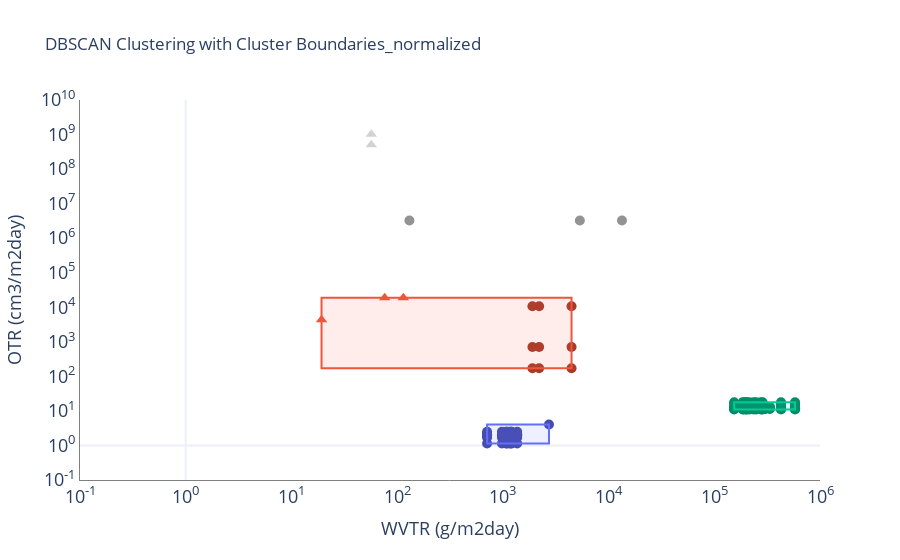

Notebook cell for this chart:
### Code cell
import numpy as np
import pandas as pd
from sklearn.cluster import DBSCAN
from sklearn.preprocessing import StandardScaler
import plotly.express as px
import plotly.graph_objects as go
import plotly.offline

# -----------------------------
# 1. Prepare Data & Features
# -----------------------------
# (Assuming dtr is your original DataFrame with the columns used below.)
features = dtr[['log_OTR_Updated_Num', 'log_WVTR_Updated_Num']].dropna().values

if features.shape[0] == 0:
    raise ValueError("No valid data points available for clustering after removing NaNs.")

use_normalization = True
if use_normalization:
    scaler = StandardScaler()
    normalized_features = scaler.fit_transform(features)
else:
    normalized_features = features

# -----------------------------
# 2. Apply DBSCAN Clustering
# -----------------------------
eps = 1.17
min_samples = 4
dbscan = DBSCAN(eps=eps, min_samples=min_samples)
labels = dbscan.fit_predict(normalized_features)

# -----------------------------
# 3. Add Cluster Labels to DataFrame
# -----------------------------
# We assume that dtr rows align with the features used.
d_clean = dtr.dropna(subset=['log_OTR_Updated_Num', 'log_WVTR_Updated_Num']).copy()
d_clean['Cluster'] = labels

# (Optional) Build a mapping from cluster to a representative Base Material.
cluster_base_material_map = (
    d_clean[d_clean['Cluster'] != -1]
    .groupby('Cluster')['Base Material']
    .apply(lambda x: x.mode()[0] if not x.mode().empty else f"Cluster {x.name}")
    .to_dict()
)

# -----------------------------
# 4. Define Helper to Darken Colors
# -----------------------------
def darken_color(hex_color, factor=0.7):
    """Convert hex color to a darkened RGBA string."""
    hex_color = hex_color.lstrip('#')
    r = int(hex_color[0:2], 16)
    g = int(hex_color[2:4], 16)
    b = int(hex_color[4:6], 16)
    r = int(r * factor)
    g = int(g * factor)
    b = int(b * factor)
    return f"rgba({r}, {g}, {b}, 1)"

# -----------------------------
# 5. Assign Colors to Clusters
# -----------------------------
# Use Plotly's qualitative palette for non-noise clusters.
color_palette = px.colors.qualitative.Plotly  
non_noise_clusters = sorted(cluster_base_material_map.keys())
cluster_colors = {cluster: color_palette[i % len(color_palette)] 
                  for i, cluster in enumerate(non_noise_clusters)}
# For noise (cluster -1) assign gray.
cluster_colors[-1] = "#d3d3d3"

# -----------------------------
# 6. Build the Plotly Figure with All Legend Items
# -----------------------------
fig = go.Figure()
unique_clusters = np.unique(labels)

# For each cluster, we separate points by the value in the "Material" column.
# We define three groups:
#   - Sustainable: material equals 'sustainable'
#   - Conventional: material equals 'conventional'
#   - Other: any value besides those two.
for cluster_label in unique_clusters:
    cluster_data = d_clean[d_clean['Cluster'] == cluster_label]
    cluster_size = len(cluster_data)
    # Build a name prefix for the legend
    if cluster_label == -1:
        cluster_name_prefix = "Noise"
    else:
        # Optionally, you can include the Base Material name in the legend label.
        base_mat = cluster_base_material_map.get(cluster_label, "")
        cluster_name_prefix = f"Cluster {cluster_label} ({base_mat})"
        
    base_color = cluster_colors.get(cluster_label, "#000000")
    
    # Define masks (using case-insensitive comparisons)
    material_lower = cluster_data['Material'].str.lower()
    mask_sust = material_lower == 'sustainable'
    mask_conv = material_lower == 'conventional'
    mask_other = ~(mask_sust | mask_conv)
    
    # --- Sustainable Points (use darkened color and circle marker) ---
    sust_data = cluster_data[mask_sust]
    if not sust_data.empty:
        fig.add_trace(go.Scatter(
            x=sust_data['log_WVTR_Updated_Num'],
            y=sust_data['log_OTR_Updated_Num'],
            mode='markers',
            name=f"{cluster_name_prefix} (Sustainable, {len(sust_data)} pts)",
            showlegend=True,
            marker=dict(
                size=10,
                color=darken_color(base_color, factor=0.7),
                symbol='circle'
            ),
            hovertemplate=(
                "Base Material: %{text}<br>" +
                "Type: %{customdata[0]}<br>" +
                "Secondary Material: %{customdata[1]}<br>" +
                "log(WVTR): %{x}<br>" +
                "log(OTR): %{y}"
            ),
            text=sust_data['Base Material'],
            customdata=sust_data[['Type', 'Secondary Material']].values
        ))
    
    # --- Conventional Points (use base color and triangle-up marker) ---
    conv_data = cluster_data[mask_conv]
    if not conv_data.empty:
        fig.add_trace(go.Scatter(
            x=conv_data['log_WVTR_Updated_Num'],
            y=conv_data['log_OTR_Updated_Num'],
            mode='markers',
            name=f"{cluster_name_prefix} (Conventional, {len(conv_data)} pts)",
            showlegend=True,
            marker=dict(
                size=10,
                color=base_color,
                symbol='triangle-up'
            ),
            hovertemplate=(
                "Base Material: %{text}<br>" +
                "Type: %{customdata[0]}<br>" +
                "Secondary Material: %{customdata[1]}<br>" +
                "log(WVTR): %{x}<br>" +
                "log(OTR): %{y}"
            ),
            text=conv_data['Base Material'],
            customdata=conv_data[['Type', 'Secondary Material']].values
        ))
    
    # --- Other Points (use base color and circle marker) ---
    other_data = cluster_data[mask_other]
    if not other_data.empty:
        fig.add_trace(go.Scatter(
            x=other_data['log_WVTR_Updated_Num'],
            y=other_data['log_OTR_Updated_Num'],
            mode='markers',
            name=f"{cluster_name_prefix} (Other, {len(other_data)} pts)",
            showlegend=True,
            marker=dict(
                size=10,
                color=base_color,
                symbol='circle'
            ),
            hovertemplate=(
                "Base Material: %{text}<br>" +
                "Type: %{customdata[0]}<br>" +
                "Secondary Material: %{customdata[1]}<br>" +
                "log(WVTR): %{x}<br>" +
                "log(OTR): %{y}"
            ),
            text=other_data['Base Material'],
            customdata=other_data[['Type', 'Secondary Material']].values
        ))

# -----------------------------
# 7. Add Bounding Boxes for Each Cluster
# -----------------------------
# Compute bounding boxes in the normalized space and then inverse-transform to the original log domain.
if use_normalization:
    for cluster_label in unique_clusters:
        if cluster_label == -1:
            continue  # Skip noise
        cluster_indices = np.where(labels == cluster_label)[0]
        if len(cluster_indices) == 0:
            continue
        cluster_points_norm = normalized_features[cluster_indices, :]  # shape (k, 2)
        cluster_points_orig = scaler.inverse_transform(cluster_points_norm)
        # Note: columns: [log_OTR_Updated_Num, log_WVTR_Updated_Num]
        x_min = cluster_points_orig[:, 1].min()
        x_max = cluster_points_orig[:, 1].max()
        y_min = cluster_points_orig[:, 0].min()
        y_max = cluster_points_orig[:, 0].max()
        
        col = cluster_colors.get(cluster_label, "#000000")
        if col.startswith("#"):
            r, g, b = [int(col.lstrip("#")[i:i+2], 16) for i in (0, 2, 4)]
            fill_color = f"rgba({r}, {g}, {b}, 0.1)"
        else:
            fill_color = col
        
        fig.add_shape(
            type="rect",
            x0=x_min, x1=x_max,
            y0=y_min, y1=y_max,
            line=dict(color=col, width=2),
            fillcolor=fill_color
        )
else:
    for cluster_label in unique_clusters:
        if cluster_label == -1:
            continue
        cluster_data = d_clean[d_clean['Cluster'] == cluster_label]
        if len(cluster_data) == 0:
            continue
        col = cluster_colors.get(cluster_label, "#000000")
        if col.startswith("#"):
            r, g, b = [int(col.lstrip("#")[i:i+2], 16) for i in (0, 2, 4)]
            fill_color = f"rgba({r}, {g}, {b}, 0.1)"
        else:
            fill_color = col
        
        x_min = cluster_data['log_WVTR_Updated_Num'].min()
        x_max = cluster_data['log_WVTR_Updated_Num'].max()
        y_min = cluster_data['log_OTR_Updated_Num'].min()
        y_max = cluster_data['log_OTR_Updated_Num'].max()
        
        fig.add_shape(
            type="rect",
            x0=x_min, x1=x_max,
            y0=y_min, y1=y_max,
            line=dict(color=col, width=2),
            fillcolor=fill_color
        )

# -----------------------------
# 8. Update Axes with Exponential Tick Labels
# -----------------------------
lowest_exponent = -1
x_min_int = int(np.floor(d_clean['log_WVTR_Updated_Num'].min()))
x_max_int = int(np.ceil(d_clean['log_WVTR_Updated_Num'].max()))
x_min_int = min(0, x_min_int)

y_min_int = int(np.floor(d_clean['log_OTR_Updated_Num'].min()))
y_max_int = int(np.ceil(d_clean['log_OTR_Updated_Num'].max()))
y_min_int = min(0, y_min_int)

tick_vals_x = np.arange(lowest_exponent, x_max_int + 1)
tick_vals_y = np.arange(lowest_exponent, y_max_int + 1)
tick_text_x = [f"10<sup>{val}</sup>" for val in tick_vals_x]
tick_text_y = [f"10<sup>{val}</sup>" for val in tick_vals_y]

fig.update_xaxes(
    title="WVTR (g/m2day)",
    tickvals=tick_vals_x,
    ticktext=tick_text_x,
    range=[lowest_exponent, x_max_int],
    gridcolor='white',
    linecolor='grey',
    title_font=dict(size=18),   # Increase the x-axis title font size
    tickfont=dict(size=18)        # Increase the x-axis tick label font size


)
fig.update_yaxes(
    title="OTR (cm3/m2day)",
    tickvals=tick_vals_y,
    ticktext=tick_text_y,
    range=[lowest_exponent, y_max_int],
    gridcolor='white',
    linecolor='grey',
    title_font=dict(size=18),   # Increase the x-axis title font size
    tickfont=dict(size=18)        # Increase the x-axis tick label font size

)

# -----------------------------
# 9. Final Layout and Export
# -----------------------------
file_suffix = "normalized" if use_normalization else "unnormalized"
fig.update_layout(
    title=f"DBSCAN Clustering with Cluster Boundaries_{file_suffix}",
    template="plotly_white"
)

# Disable the legend bar before exporting
fig.update_layout(showlegend=False)

fig.show()
plotly.offline.plot(fig, filename=f'DBSCAN_cluster_OP_vs_WVP_{file_suffix}_no_legend.html', auto_open=False)

### Figure 1 — Plotly figure (JSON) as saved in the notebook; plotly's stock layout.template omitted (floating-point values rounded to 4 significant figures; data arrays with more than 128 entries replaced by an {"elided": "..."} marker saying what was removed)
{"data": [{"customdata": [["individual", "None"], ["individual", "None"], ["individual", "None"]], "hovertemplate": "Base Material: %{text}<br>Type: %{customdata[0]}<br>Secondary Material: %{customdata[1]}<br>log(WVTR): %{x}<br>log(OTR): %{y}", "marker": {"color": "rgba(147, 147, 147, 1)", "size": 10, "symbol": "circle"}, "mode": "markers", "name": "Noise (Sustainable, 3 pts)", "showlegend": true, "text": ["chitosan", "chitosan", "chitosan"], "type": "scatter", "x": [3.728, 2.116, 4.127], "y": [6.511, 6.511, 6.511]}, {"customdata": [["individual", "None"], ["individual", "None"]], "hovertemplate": "Base Material: %{text}<br>Type: %{customdata[0]}<br>Secondary Material: %{customdata[1]}<br>log(WVTR): %{x}<br>log(OTR): %{y}", "marker": {"color": "#d3d3d3", "size": 10, "symbol": "triangle-up"}, "mode": "markers", "name": "Noise (Conventional, 2 pts)", "showlegend": true, "text": ["polypropylene", "polypropylene"], "type": "scatter", "x": [1.755, 1.755], "y": [8.705, 9.006]}, {"customdata": [["individual", "None"], ["nanocomposite", "montmorillonite"], ["nanocomposite", "montmorillonite"], ["nanocomposite", "montmorillonite"], ["nanocomposite", "montmorillonite"], ["nanocomposite", "montmorillonite"], ["nanocomposite", "montmorillonite"], ["nanocomposite", "montmorillonite"], ["nanocomposite", "montmorillonite"], ["nanocomposite", "montmorillonite"], ["nanocomposite", "montmorillonite"], ["nanocomposite", "montmorillonite"], ["nanocomposite", "montmorillonite"], ["nanocomposite", "montmorillonite"], ["nanocomposite", "montmorillonite"], ["nanocomposite", "montmorillonite"], ["nanocomposite", "montmorillonite"], ["nanocomposite", "montmorillonite"], ["nanocomposite", "montmorillonite"], ["nanocomposite", "montmorillonite"], ["nanocomposite", "montmorillonite"], ["nanocomposite", "montmorillonite"], ["nanocomposite", "montmorillonite"], ["nanocomposite", "montmorillonite"], ["nanocomposite", "montmorillonite"], ["nanocomposite", "montmorillonite"], ["nanocomposite", "montmorillonite"], ["nanocomposite", "montmorillonite"], ["nanocomposite", "montmorillonite"], ["nanocomposite", "montmorillonite"], ["nanocomposite", "montmorillonite"], ["nanocomposite", "montmorillonite"], ["nanocomposite", "montmorillonite"], ["nanocomposite", "montmorillonite"], ["nanocomposite", "montmorillonite"], ["nanocomposite", "montmorillonite"], ["nanocomposite", "montmorillonite"], ["nanocomposite", "montmorillonite"], ["nanocomposite", "montmorillonite"], ["nanocomposite", "montmorillonite"], ["nanocomposite", "montmorillonite"], ["nanocomposite", "montmorillonite"], ["nanocomposite", "montmorillonite"], ["nanocomposite", "montmorillonite"], ["nanocomposite", "montmorillonite"], ["nanocomposite", "montmorillonite"], ["nanocomposite", "montmorillonite"], ["nanocomposite", "montmorillonite"], ["nanocomposite", "montmorillonite"], ["nanocomposite", "montmorillonite"], ["nanocomposite", "montmorillonite"], ["nanocomposite", "montmorillonite"], ["nanocomposite", "montmorillonite"], ["nanocomposite", "montmorillonite"], ["nanocomposite", "montmorillonite"], ["nanocomposite", "montmorillonite"], ["nanocomposite", "montmorillonite"]], "hovertemplate": "Base Material: %{text}<br>Type: %{customdata[0]}<br>Secondary Material: %{customdata[1]}<br>log(WVTR): %{x}<br>log(OTR): %{y}", "marker": {"color": "rgba(69, 77, 175, 1)", "size": 10, "symbol": "circle"}, "mode": "markers", "name": "Cluster 0 (fish gelatin) (Sustainable, 57 pts)", "showlegend": true, "text": ["fish gelatin", "fish gelatin", "fish gelatin", "fish gelatin", "fish gelatin", "fish gelatin", "fish gelatin", "fish gelatin", "fish gelatin", "fish gelatin", "fish gelatin", "fish gelatin", "fish gelatin", "fish gelatin", "fish gelatin", "fish gelatin", "fish gelatin", "fish gelatin", "fish gelatin", "fish gelatin", "fish gelatin", "fish gelatin", "fish gelatin", "fish gelatin", "fish gelatin", "fish gelatin", "fish gelatin", "fish gelatin", "fish gelatin", "fish gelatin", "fish gelatin", "fish gelatin", "fish gelatin", "fish gelatin", "fish gelatin", "fish gelatin", "fish gelatin", "fish gelatin", "fish gelatin", "fish gelatin", "fish gelatin", "fish gelatin", "fish gelatin", "fish gelatin", "fish gelatin", "fish gelatin", "fish gelatin", "fish gelatin", "fish gelatin", "fish gelatin", "fish gelatin", "fish gelatin", "fish gelatin", "fish gelatin", "fish gelatin", "fish gelatin", "fish gelatin"], "type": "scatter", "x": [3.436, 2.851, 2.991, 3.079, 3.135, 3.036, 3.032, 3.06, 3.082, 2.851, 2.991, 3.079, 3.135, 3.036, 3.032, 3.06, 3.082, 2.851, 2.991, 3.079, 3.135, 3.036, 3.032, 3.06, 3.082, 2.851, 2.991, 3.079, 3.135, 3.036, 3.032, 3.06, 3.082, 2.851, 2.991, 3.079, 3.135, 3.036, 3.032, 3.06, 3.082, 2.851, 2.991, 3.079, 3.135, 3.036, 3.032, 3.06, 3.082, 2.851, 2.991, 3.079, 3.135, 3.036, 3.032, 3.06, 3.082], "y": [0.6051, 0.05843, 0.05843, 0.05843, 0.05843, 0.05843, 0.05843, 0.05843, 0.05843, 0.2931, 0.2931, 0.2931, 0.2931, 0.2931, 0.2931, 0.2931, 0.2931, 0.2338, 0.2338, 0.2338, 0.2338, 0.2338, 0.2338, 0.2338, 0.2338, 0.3308, 0.3308, 0.3308, 0.3308, 0.3308, 0.3308, 0.3308, 0.3308, 0.2785, 0.2785, 0.2785, 0.2785, 0.2785, 0.2785, 0.2785, 0.2785, 0.3945, 0.3945, 0.3945, 0.3945, 0.3945, 0.3945, 0.3945, 0.3945, 0.3166, 0.3166, 0.3166, 0.3166, 0.3166, 0.3166, 0.3166, 0.3166]}, {"customdata": [["individual", "None"], ["individual", "None"], ["individual", "None"], ["individual", "None"], ["individual", "None"], ["individual", "None"], ["individual", "None"], ["individual", "None"], ["individual", "None"]], "hovertemplate": "Base Material: %{text}<br>Type: %{customdata[0]}<br>Secondary Material: %{customdata[1]}<br>log(WVTR): %{x}<br>log(OTR): %{y}", "marker": {"color": "rgba(167, 59, 41, 1)", "size": 10, "symbol": "circle"}, "mode": "markers", "name": "Cluster 1 (polylactic acid) (Sustainable, 9 pts)", "showlegend": true, "text": ["polylactic acid", "polylactic acid", "polylactic acid", "polylactic acid", "polylactic acid", "polylactic acid", "polylactic acid", "polylactic acid", "polylactic acid"], "type": "scatter", "x": [3.343, 3.28, 3.65, 3.343, 3.28, 3.65, 3.343, 3.28, 3.65], "y": [2.852, 2.852, 2.852, 4.029, 4.029, 4.029, 2.234, 2.234, 2.234]}, {"customdata": [["individual", "None"], ["individual", "None"], ["individual", "None"]], "hovertemplate": "Base Material: %{text}<br>Type: %{customdata[0]}<br>Secondary Material: %{customdata[1]}<br>log(WVTR): %{x}<br>log(OTR): %{y}", "marker": {"color": "#EF553B", "size": 10, "symbol": "triangle-up"}, "mode": "markers", "name": "Cluster 1 (polylactic acid) (Conventional, 3 pts)", "showlegend": true, "text": ["LDPE", "LDPE", "HDPE"], "type": "scatter", "x": [2.059, 1.882, 1.285], "y": [4.278, 4.278, 3.636]}, {"customdata": {"elided": "180x2 str values"}, "hovertemplate": "Base Material: %{text}<br>Type: %{customdata[0]}<br>Secondary Material: %{customdata[1]}<br>log(WVTR): %{x}<br>log(OTR): %{y}", "marker": {"color": "rgba(0, 142, 105, 1)", "size": 10, "symbol": "circle"}, "mode": "markers", "name": "Cluster 2 (carrot puree) (Sustainable, 180 pts)", "showlegend": true, "text": {"elided": "180 str values"}, "type": "scatter", "x": {"elided": "180 float values"}, "y": {"elided": "180 float values"}}], "layout": {"shapes": [{"fillcolor": "rgba(99, 110, 250, 0.1)", "line": {"color": "#636EFA", "width": 2}, "type": "rect", "x0": 2.851, "x1": 3.436, "y0": 0.05843, "y1": 0.6051}, {"fillcolor": "rgba(239, 85, 59, 0.1)", "line": {"color": "#EF553B", "width": 2}, "type": "rect", "x0": 1.285, "x1": 3.65, "y0": 2.234, "y1": 4.278}, {"fillcolor": "rgba(0, 204, 150, 0.1)", "line": {"color": "#00CC96", "width": 2}, "type": "rect", "x0": 5.188, "x1": 5.764, "y0": 1.042, "y1": 1.249}], "showlegend": false, "title": {"text": "DBSCAN Clustering with Cluster Boundaries_normalized"}, "xaxis": {"gridcolor": "white", "linecolor": "grey", "range": [-1, 6], "tickfont": {"size": 18}, "ticktext": ["10<sup>-1</sup>", "10<sup>0</sup>", "10<sup>1</sup>", "10<sup>2</sup>", "10<sup>3</sup>", "10<sup>4</sup>", "10<sup>5</sup>", "10<sup>6</sup>"], "tickvals": [-1, 0, 1, 2, 3, 4, 5, 6], "title": {"font": {"size": 18}, "text": "WVTR (g/m2day)"}}, "yaxis": {"gridcolor": "white", "linecolor": "grey", "range": [-1, 10], "tickfont": {"size": 18}, "ticktext": ["10<sup>-1</sup>", "10<sup>0</sup>", "10<sup>1</sup>", "10<sup>2</sup>", "10<sup>3</sup>", "10<sup>4</sup>", "10<sup>5</sup>", "10<sup>6</sup>", "10<sup>7</sup>", "10<sup>8</sup>", "10<sup>9</sup>", "10<sup>10</sup>"], "tickvals": [-1, 0, 1, 2, 3, 4, 5, 6, 7, 8, 9, 10], "title": {"font": {"size": 18}, "text": "OTR (cm3/m2day)"}}}}
